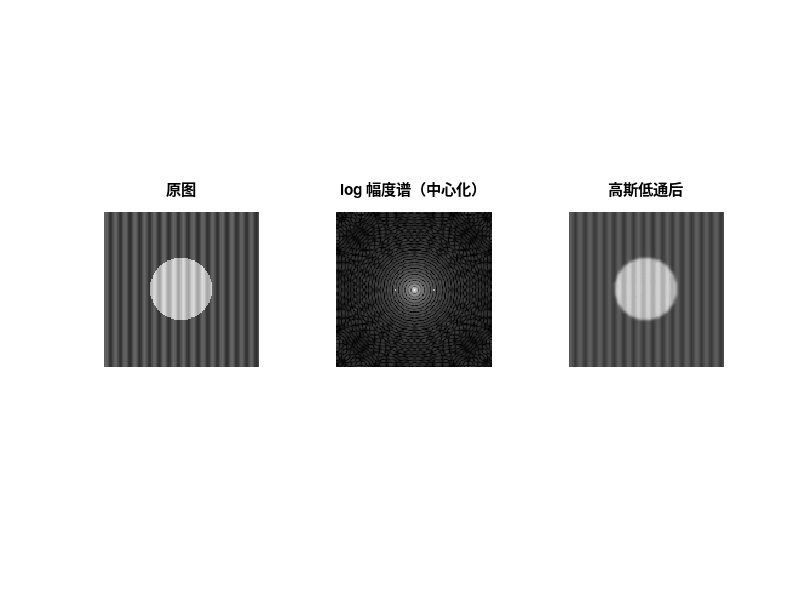

Reproduce this figure in MATLAB.
%% 05-fft-lowpass.m | fft2 / fftshift / 高斯低通 / 能量统计
%% GNU Octave，零第三方依赖；合成图像，无需任何外部文件
clear; close all; clc;
SHOW = ~strcmp(getenv("IP_HEADLESS"), "1");
% ---- 参数区 ----
N = 128; D0 = 18;
% ---- 造图：圆盘 + 竖直条纹 + 高斯噪声 ----
[X, Y] = meshgrid(1:N, 1:N);
f = 0.30 + 0.45*double((X-N/2).^2 + (Y-N/2).^2 < (N/5)^2);
f = f + 0.10*sin(2*pi*X/8);
f = min(max(f, 0), 1);
% ---- 算法 1：频谱与中心化 ----
F = fft2(f);
Fc = fftshift(F);
mag = log(1 + abs(Fc));
printf("F(1,1) = %.2f + %.2fi, 图像均值 = %.4f (直流/像素数)\n", ...
       real(F(1,1)), imag(F(1,1)), mean(f(:)));
printf("直流能量占比 = %.4f\n", abs(F(1,1))^2 / sum(abs(F(:)).^2));
% ---- 算法 2：高斯低通（以中心为原点构造 H）----
[U, V] = meshgrid(1:N, 1:N);
D = sqrt((U - N/2 - 1).^2 + (V - N/2 - 1).^2);
H = exp(-D.^2 / (2*D0^2));
g = real(ifft2(ifftshift(H) .* F));
% ---- 数值验证 ----
printf("H 中心值 = %.4f, H 角落值 = %.6f\n", H(N/2+1, N/2+1), H(1,1));
printf("滤波前后均值: %.4f -> %.4f (低通不改直流)\n", mean(f(:)), mean(g(:)));
printf("滤波前后标准差: %.4f -> %.4f (高频被衰减)\n", std(f(:)), std(g(:)));
printf("保留的频谱能量比例 = %.4f\n", sum(sum(abs(ifftshift(H).*F).^2)) / sum(abs(F(:)).^2));
printf("低通结果 MSE = %.6f, PSNR = %.2f dB\n", ...
       mean((f(:)-g(:)).^2), 10*log10(1/mean((f(:)-g(:)).^2)));
% ---- 可视化 ----
if SHOW
  figure("name", "05 频域低通");
  subplot(1, 3, 1); imagesc(f, [0 1]); colormap gray; axis image off; title("原图");
  subplot(1, 3, 2); imagesc(mag); axis image off; title("log 幅度谱（中心化）");
  subplot(1, 3, 3); imagesc(min(max(g,0),1), [0 1]); axis image off; title("高斯低通后");
end
